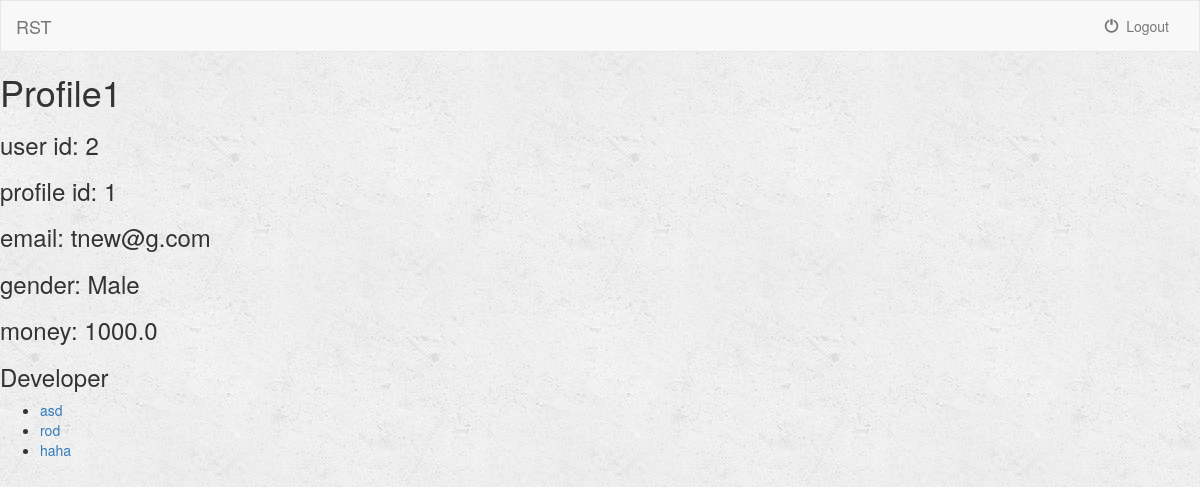
The app's page /turk/profile/2/ with its own data.
### turk/models.py (models this page shows, shortened)
class Profile(models.Model):
    user = models.OneToOneField(User, default=1)
    name = models.CharField(max_length=250)
    age = models.IntegerField(default=0)
    GENDER_CHOICES = (
        ('Male', 'Male'),
        ('Female', 'Female')
    )
    gender = models.CharField(max_length=6, choices=GENDER_CHOICES, default='Male')
    email = models.CharField(max_length=250)
    rating = models.FloatField(default=5)
    money = models.FloatField(default=0)
    isClient = models.BooleanField(default=True)

class Job(models.Model):
    user = models.ForeignKey(User, default=1)
    job_title = models.CharField(max_length=250)
    job_description = models.TextField()
    is_complete = models.BooleanField(default=False)
    is_open = models.BooleanField(default=True) # Job is still open for bid
    lowest_bid = models.FloatField(default=-1)
    published = models.DateTimeField(default=timezone.now)

### turk/views.py (the view)
# urls.py: url(r'^profile/(?P<user_id>[0-9]+)/$', views.detail, name='detail'),
def detail(request, user_id):
    user = get_object_or_404(User, pk=user_id)
    return render(request, 'turk/detail.html',  {'user': user})

### turk/templates/turk/detail.html (shortened to what this page needs)
{% extends 'turk/base.html' %}
{% block body %}
    {% if user.profile.name %}
        <h1>{{ user.profile.name}}</h1>
    {% else %}
        <h1> {{user.first_name}} </h1>
    {% endif %}
    <h3>user id: {{user.id}}</h3>
    <h3>profile id: {{user.profile.id}}</h3>
    <h3>email: {{ user.profile.email }}</h3>
    <h3>gender: {{ user.profile.gender }}</h3>
    <h3>money: {{ user.profile.money }}</h3>
    {% if user.profile.isClient == True%}
        <h3>Client</h3>
    {% else %}
        <h3>Developer</h3>
    {% endif %}
    <ul>
        {% for job in user.job_set.all %}
            <li><a href = "{% url 'turk:job_description' job.user.id job.id %}">{{ job.job_title }}</a></li>
        {% endfor %}
    </ul>
{% endblock %}

### turk/static/turk/style.css (style rules this page uses)
body { background: white url("images/background.png"); }

### records on screen
Job: job_title "asd"
Job: job_title "rod"
Job: job_title "haha"

### other values on screen
{{ user.profile.name }} "Profile1"
{{ user.id }} "2"
{{ user.profile.id }} "1"
{{ user.profile.email }} "tnew@g.com"
{{ user.profile.gender }} "Male"
{{ user.profile.money }} "1000.0"
